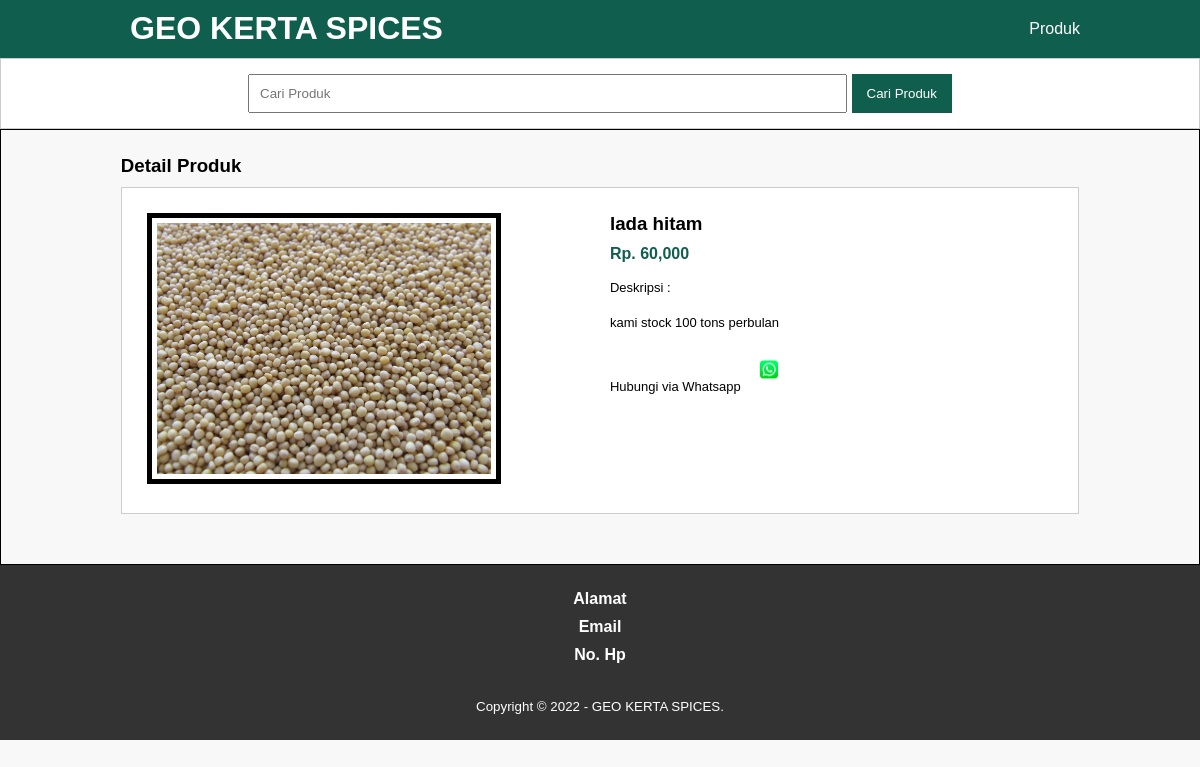
Screenshot of /detail-produk.php?id=13 with the database file from the repository.
### tables this page shows
CREATE TABLE `tb_product` (
  `product_id` int(11) NOT NULL,
  `category_id` int(11) NOT NULL,
  `product_name` varchar(100) NOT NULL,
  `product_price` int(11) NOT NULL,
  `product_description` text NOT NULL,
  `product_image` varchar(100) NOT NULL,
  `product_status` tinyint(1) NOT NULL,
  `date_created` timestamp NOT NULL DEFAULT current_timestamp()
);

### detail-produk.php (the view, shortened to what this page needs)
<?php
include 'db.php';
$kontak = mysqli_query($conn, "SELECT admin_telp, admin_email, admin_address FROM tb_admin WHERE admin_id = 1");
$a = mysqli_fetch_object($kontak);
$produk = mysqli_query($conn, "SELECT * FROM tb_product WHERE product_id = '" . $_GET['id'] . "'");
$p = mysqli_fetch_object($produk);
?>
<!DOCTYPE html>
<html>
<head>
  <link rel="stylesheet" type="text/css" href="css/style.css">
</head>
<body>
  <header>
    <div class="container">
      <h1><a href="index.php">GEO KERTA SPICES</a></h1>
      <ul>
        <li><a href="produk.php">Produk</a></li>
      </ul>
    </div>
  </header>
  <div class="search">
    <div class="container">
      <form action="produk.php">
        <input type="text" name="search" placeholder="Cari Produk" value="<?php echo $_GET['search'] ?>">
        <input type="submit" name="cari" value="Cari Produk">
      </form>
    </div>
  </div>
  <div class="section">
    <div class="container">
      <h3>Detail Produk</h3>
      <div class="box">
        <div class="col-2">
          <img src="produk/<?php echo $p->product_image ?>" width="80%" border="5px solid #333">
        </div>
        <div class="col-2">
          <h3><?php echo $p->product_name ?></h3>
          <h4>Rp. <?php echo number_format($p->product_price) ?></h4>
          <p>Deskripsi :<br>
            <?php echo $p->product_description ?>
          </p>
          <p><a href="https://api.whatsapp.com/send?phone=<?php echo $a->admin_telp ?>&text=Hai, Saya tertarik dengan produk anda." target="_blank">
              Hubungi via Whatsapp
              <img src="img/whatsapp.png" width="50px" </a>
          </p>
        </div>
      </div>
    </div>
  </div>
  <div class="footer">
    <div class="container">
      <h4>Alamat</h4>
      <h4>Email</h4>
      <h4>No. Hp</h4>
      <small>Copyright &copy; 2022 - GEO KERTA SPICES.</small>
    </div>
  </div>
</body>
</html>

### css/style.css (style rules this page uses)
* { padding: 0; margin: 0; font-family: 'Quicksand', sans-serif; }
body { background-color: #f8f8f8; }
a { color: inherit; text-decoration: none; }
header { background-color: #105f4e; color: #fff; }
header h1 { float: left; padding: 10px; }
header ul { float: right; }
header ul li { display: inline-block; }
header ul li a { padding: 20px 0 20px 15px; display: inline-block; }
.container { width: 80%; margin: 0 auto; }
.container:after { content: ''; display: block; clear: both; }
.section { padding: 25px 0; border: 1px solid; }
.box { background-color: #fff; border: 1px solid #ccc; padding: 15px; box-sizing: border-box; margin: 10px 0 25px 0; }
.box:after { content: ''; display: block; clear: both; }
.search { padding: 15px 0; background-color: #fff; border: 1px solid #ccc; text-align: center; }
.search input[type=text] { width: 60%; padding: 10px; }
.search input[type=submit] { padding: 12px 15px; background-color: #105f4e; color: #fff; border: none; cursor: pointer; }
.footer { padding: 25px 0; background-color: #333; color: #fff; text-align: center; }
.footer small { margin-top: 25px; display: inline-block; }
.col-2 { width: 50%; min-height: 200px; padding: 10px; box-sizing: border-box; float: left; }
.col-2 img { padding: 5px; box-sizing: border-box; }
.col-2 h3 { margin-bottom: 10px; }
.col-2 h4 { color: #105f4e; }
.col-2 p { margin: 15px 0; text-align: justify; line-height: 20px; font-size: 13px; }

### rows the page displays
tb_product: product_image (picture), product_name "lada hitam", product_price "60,000", product_description "kami stock 100 tons perbulan"
